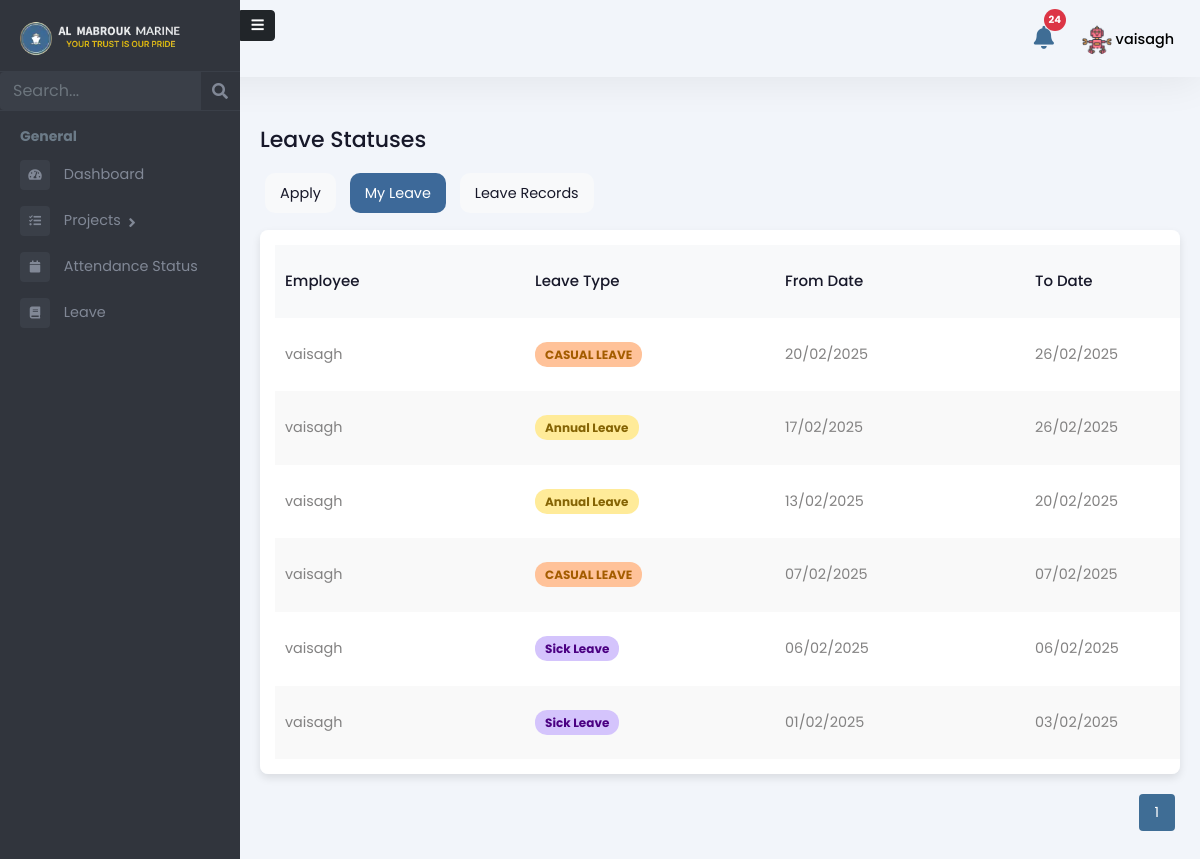
The app's page /administration/my-leave/ (signed in) with its own data.
### Admin/models.py (models this page shows, shortened)
class Employee(models.Model):
    user = models.OneToOneField(User, on_delete=models.CASCADE, related_name='employee_profile')
    is_employee = models.BooleanField(default=False)
    is_manager = models.BooleanField(default=False)
    is_administration = models.BooleanField(default=False)
    is_hr = models.BooleanField(default=False)
    rank = models.CharField(max_length=255, blank=True, null=True)
    salary = models.DecimalField(max_digits=10, decimal_places=2, blank=True, null=True)
    work_days = models.DecimalField(max_digits=10, decimal_places=2, default=0, blank=True)
    holidays = models.IntegerField(null=True, blank=True)
    overseas_days = models.IntegerField(default=0)
    date_of_birth = models.DateField(null=True, blank=True)
    phone_number = models.CharField(max_length=15, blank=True, null=True)
    date_of_join = models.DateField(null=True, blank=True)
    address = models.TextField(blank=True, null=True)
    profile_picture = models.ImageField(upload_to="profile_pictures/", null=True, blank=True)

class Leave(models.Model):
    LEAVE_TYPE_CHOICES = [
        ('SICK LEAVE', 'Sick Leave'),
        ('ANNUAL LEAVE', 'Annual Leave'),
    ]
    STATUS_CHOICES = [
        ('PENDING', 'Pending'),
        ('APPROVED', 'Approved'),
        ('REJECTED', 'Rejected'),
    ]
    user = models.ForeignKey(User, on_delete=models.CASCADE)  # Assuming you're using the default User model
    leave_type = models.CharField(max_length=50, choices=LEAVE_TYPE_CHOICES)
    from_date = models.DateField()
    to_date = models.DateField()
    reason = models.TextField()
    no_of_days = models.IntegerField(editable=False)  # Automatically calculated
    approval_status = models.CharField(max_length=10, choices=STATUS_CHOICES, default='PENDING')
    medical_certificate = models.FileField(upload_to='medical_certificates/', null=True, blank=True)

### administration/views.py (the view)
# urls.py: path("my-leave/", admstrn_leave_status, name="admstrn_leave_status"),
@login_required
def admstrn_leave_status(request):
    leaves_list = Leave.objects.filter(user=request.user).order_by("-from_date")
    paginator = Paginator(leaves_list, 10)
    page_number = request.GET.get("page")
    leaves = paginator.get_page(page_number)
    return render(request, "administration/leavestatus.html", {"leaves": leaves})

### templates/administration/leavestatus.html (shortened to what this page needs)
{% extends 'administration/administrationbase.html' %}
{% load static %}
{% block content %}
<div class="emply-list-wraper">
    <div class="pg-title">
        <h1>Leave Statuses</h1>
    </div>
    <div class="leave-tab-wrapper">
        <a href="{% url 'admstrn_apply_leave' %}">Apply</a>
        <a href="{% url 'admstrn_leave_status' %}" class="active">My Leave</a>
        <a href="{% url 'admstrn_leave_records' %}">Leave Records</a>
    </div>
    <div class="widget-box table-wdgt">
        <table id="leaveTable">
            <thead>
                <tr>
                    <th>Employee</th>
                    <th>Leave Type</th>
                    <th>From Date</th>
                    <th>To Date</th>
                </tr>
            </thead>
            <tbody>
                {% for leave in leaves %}
                <tr>
                    <td><a href="#">{{ leave.user.username }}</a></td>
                    <td>
                        <span class="status
                            {% if leave.leave_type == 'SICK LEAVE' %}sick-leave
                            {% elif leave.leave_type == 'ANNUAL LEAVE' %}annual-leave
                            {% else %}casual-leave{% endif %}">
                            {{ leave.get_leave_type_display }}
                        </span>
                    </td>
                    <td>{{ leave.from_date|date:"d/m/Y" }}</td>
                    <td>{{ leave.to_date|date:"d/m/Y" }}</td>
                </tr>
                {% empty %}
                <tr>
                    <td colspan="7" class="text-center">No leave applications found.</td>
                </tr>
                {% endfor %}
            </tbody>
        </table>
    </div>
    <div class="pagination" id="pagination">
        {% for num in leaves.paginator.page_range %}
            <a href="?page={{ num }}">
                <button class="{% if num == leaves.number %}active{% endif %}">{{ num }}</button>
            </a>
        {% endfor %}
    </div>
</div>
{% endblock %}

### templates/administration/administrationbase.html (shortened to what this page needs)
{% load static %}
<!DOCTYPE html>
<html lang="en">
<head>
    <link rel="stylesheet" href="{% static 'assets/vendor/bootstrap/css/bootstrap.min.css' %}" />
    <link href="https://use.fontawesome.com/releases/v5.0.6/css/all.css" rel="stylesheet" />
    <link rel="stylesheet" href="{% static 'assets/css/style.css' %}" />
    <link href="https://cdn.jsdelivr.net/npm/select2@4.0.13/dist/css/select2.min.css" rel="stylesheet" />
</head>
<body>
    <header>
      <div class="mb-top-hdr">
        <div class="hdr-notification">
        <a href="#" id="open-notification-popup">
            <button type="button" class="btn btn-primary position-relative">
                <i class="fas fa-bell"></i>
                <span id="notification-count" class="position-absolute top-0 start-100 translate-middle badge rounded-pill bg-danger">
                </span>
            </button>
        </a>
    </div>
        <div class="hdr-user">
          <div class="dropdown">
            <button class="btndropdown-toggle" type="button" id="dropdownMenuButton1"
                  data-bs-toggle="dropdown" aria-expanded="false">
                  {% if request.user.employee_profile.profile_picture %}
                      <img src="{{ request.user.employee_profile.profile_picture.url }}"
                           alt="Profile Picture"
                           class="rounded-circle"
                           style="width: 30px; height: 30px; object-fit: cover;">
                  {% else %}
                      <i class="fas fa-user"></i>
                  {% endif %}
                  <span>{{ request.user.username }}</span>
              </button>
          </div>
        </div>
      </div>
      </header>
    <div class="page-wrapper chiller-theme toggled"  id="content">
        <nav id="sidebar"  class="sidebar-wrapper sidebar">
            <a id="show-sidebar"   onclick="toggleSidebar()" class="btn btn-sm btn-dark" href="#">
              <i class="fas fa-bars"></i>
            </a>
            <div class="sidebar-content">
              <div class="sidebar-brand">
                <a href="{% url 'admstrn-dashboard' %}"><img src="{% static 'assets/images/almabrouk-logo.webp' %}"
                  alt="Almabrouk Marine Logo" /></a>
              </div>
              <div class="sidebar-search">
                <form method="get" action="{% url 'admstrn_search_redirect_view' %}">
                  <div class="input-group">
                    <input
                      type="text"
                      name="search"
                      class="form-control search-menu"
                      placeholder="Search..."
                      value="{{ search_query }}"
                    />
                    <div class="input-group-append">
                      <button class="input-group-text" type="submit" style="border: none; background: none;">
                    <i class="fa fa-search" aria-hidden="true"></i>
                  </button>
                    </div>
                  </div>
                </form>
              </div>
              <div class="sidebar-menu">
                <ul>
                  <li class="header-menu">
                    <span>General</span>
                  </li>
                  <li>
                    <a href="{% url 'admstrn-dashboard' %}">
                      <i class="fa fa-tachometer-alt"></i>
                      <span>Dashboard</span>
                    </a>
                  </li>
                  <li class="sidebar-dropdown">
                    <a href="#">
                      <i class="fas fa-tasks"></i>
                      <span>Projects</span>
                    </a>
                        </li>
                      </ul>
                    </div>
                  <li>
                    <a href="{% url 'admstrn_attendance_status' %}">
                      <i class="fa fa-calendar"></i>
                      <span>Attendance Status</span>
                    </a>
                  </li>
                  <li>
                    <a href="{% url 'admstrn_apply_leave' %}">
                      <i class="fa fa-book"></i>
                      <span>Leave</span>
                    </a>
                  </li>
              </div>
            </div>
        {% block content %}
        {% endblock %}
</body>
</html>

### records on screen
Leave: user.username "vaisagh", leave_type "CASUAL LEAVE", from_date "20/02/2025", to_date "26/02/2025"
Leave: user.username "vaisagh", leave_type "Annual Leave", from_date "17/02/2025", to_date "26/02/2025"
Leave: user.username "vaisagh", leave_type "Annual Leave", from_date "13/02/2025", to_date "20/02/2025"
Leave: user.username "vaisagh", leave_type "CASUAL LEAVE", from_date "07/02/2025", to_date "07/02/2025"
Leave: user.username "vaisagh", leave_type "Sick Leave", from_date "06/02/2025", to_date "06/02/2025"
Leave: user.username "vaisagh", leave_type "Sick Leave", from_date "01/02/2025", to_date "03/02/2025"

### other values on screen
{{ request.user.username }} "vaisagh"
{{ num }} "1"
